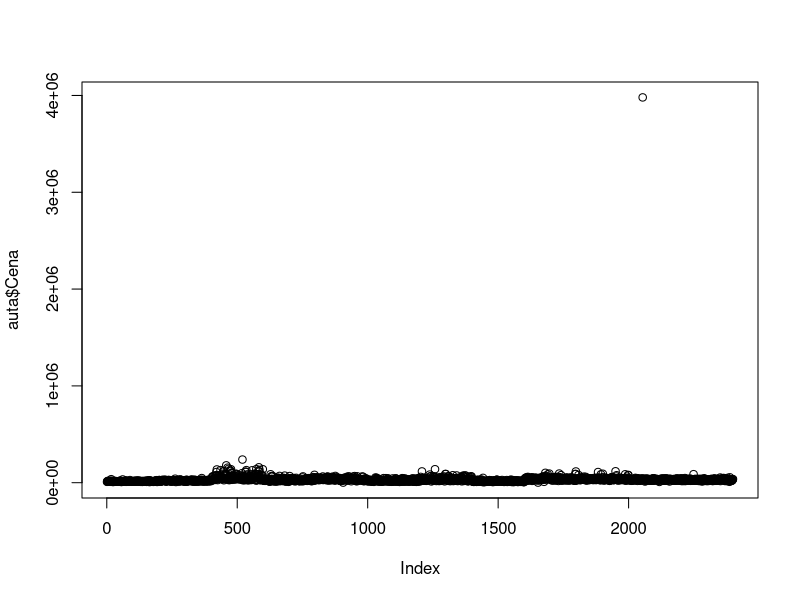
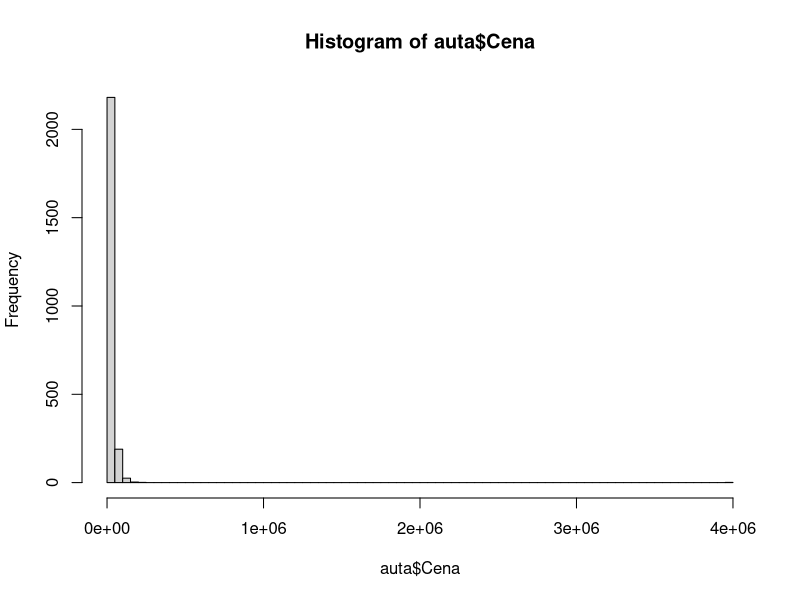

The R script that drew these images, in order:
rpis <- read.csv("rpis.csv", header = TRUE, sep = ";")
# komentarz
auta <- read.csv("auta.csv", header = TRUE, sep = ";")
plot(auta$Cena)
dev.new()
hist(auta$Cena, breaks=100)

attach(auta)

hist_w <- function(data, width) {
    breaks <- (max(data) - min(data)) %/% width
    hist(data, breaks=breaks)
}